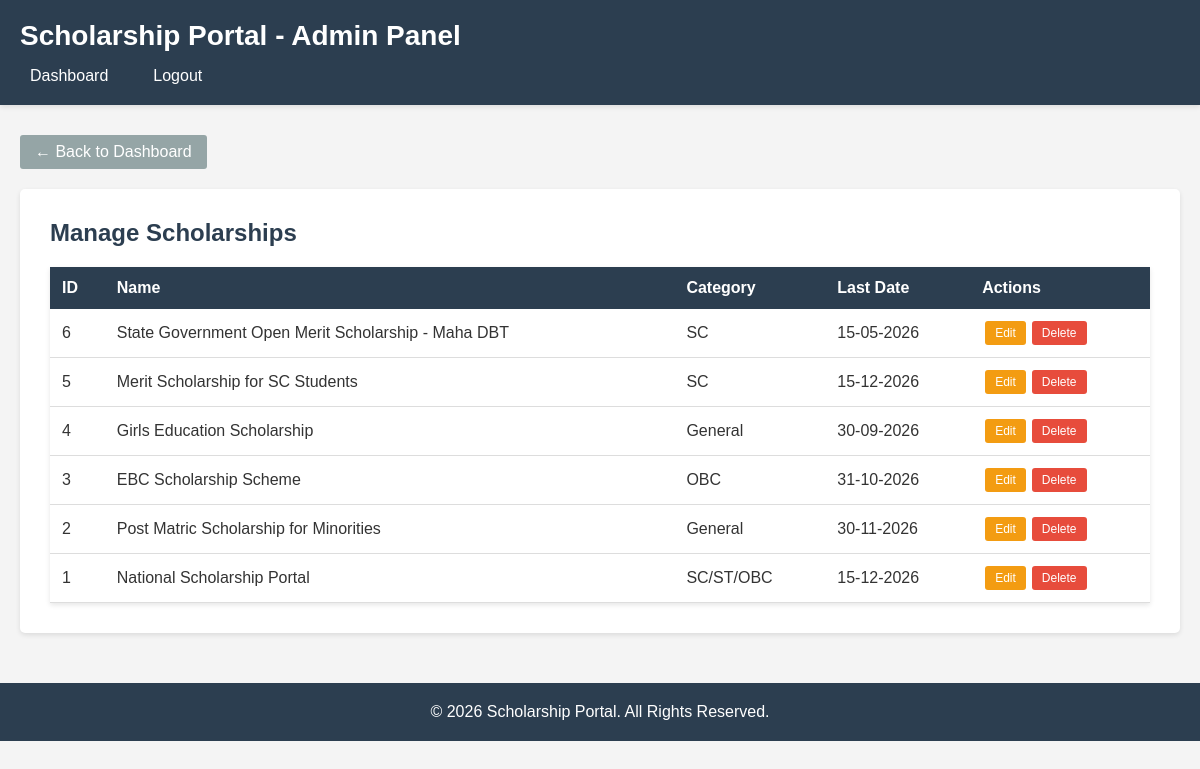
Page /admin/manage_scholarships.php (signed in) on the earlier database version.
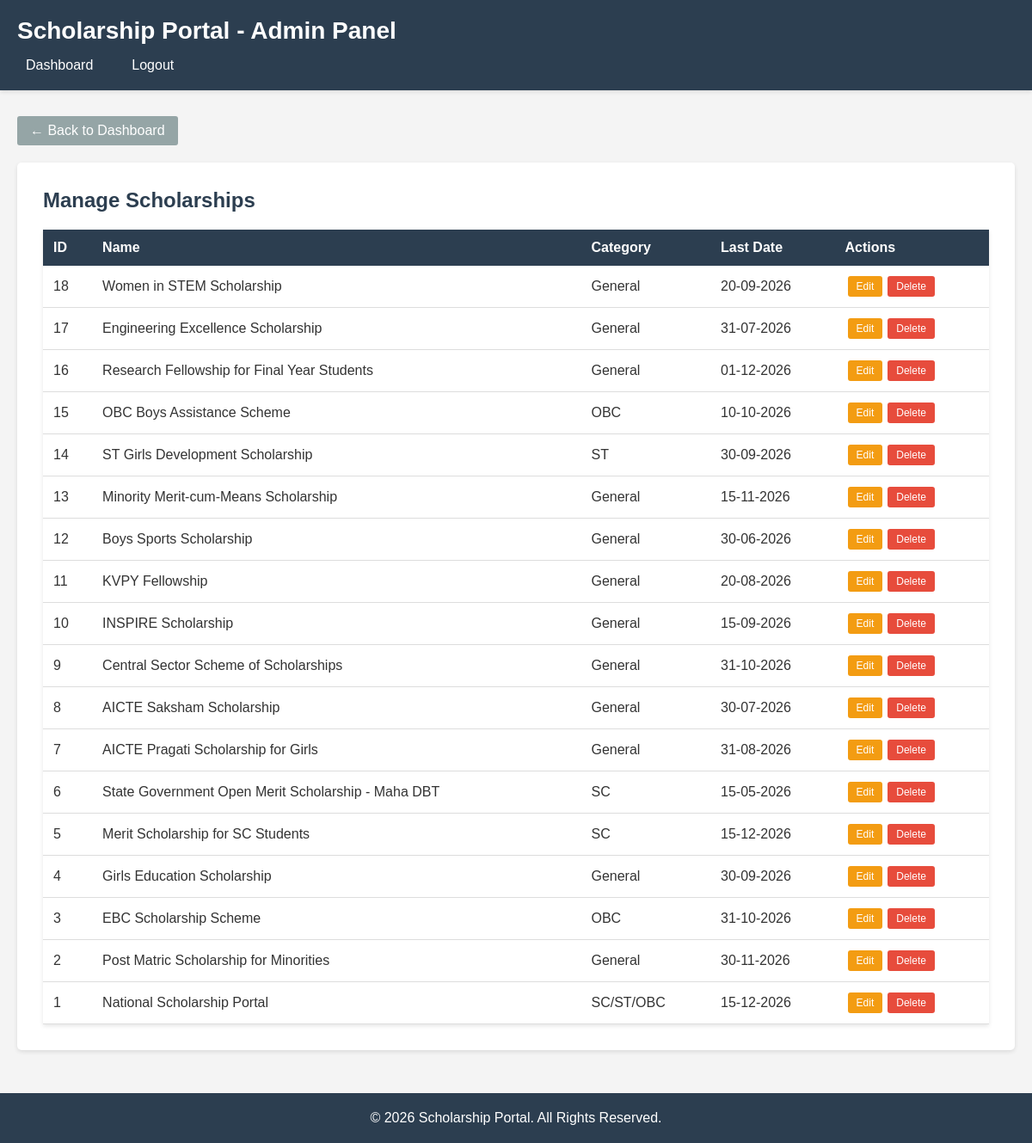
Same page on the later database version.
### tables this page shows
CREATE TABLE scholarships (
    id INT PRIMARY KEY AUTO_INCREMENT,
    name VARCHAR(255) NOT NULL,
    description TEXT NOT NULL,
    eligibility TEXT NOT NULL,
    documents TEXT NOT NULL,
    studying_year VARCHAR(50) NOT NULL,
    gender VARCHAR(20) NOT NULL,
    category VARCHAR(50) NOT NULL,
    caste VARCHAR(50) NOT NULL,
    minority VARCHAR(10) NOT NULL,
    start_date DATE NOT NULL,
    last_date DATE NOT NULL,
    apply_url VARCHAR(500) NOT NULL
);

### admin/manage_scholarships.php (the view, shortened to what this page needs)
<?php
include '../db.php';
$sql = "SELECT * FROM scholarships ORDER BY id DESC";
$result = mysqli_query($conn, $sql);
?>
<!DOCTYPE html>
<html lang="en">
<head>
    <link rel="stylesheet" href="../style.css">
</head>
<body>
  <?php include 'admin_header.php'; ?>
    <div class="container">
        <a href="dashboard.php" class="back-btn">← Back to Dashboard</a>
        <div style="background-color: white; padding: 30px; border-radius: 5px; box-shadow: 0 2px 5px rgba(0,0,0,0.1);">
            <h2 style="color: #2c3e50; margin-bottom: 20px;">Manage Scholarships</h2>
            <table>
                <thead>
                    <tr>
                        <th>ID</th>
                        <th>Name</th>
                        <th>Category</th>
                        <th>Last Date</th>
                        <th>Actions</th>
                    </tr>
                </thead>
                <tbody>
                    <?php
                    if (mysqli_num_rows($result) > 0) {
                        while ($row = mysqli_fetch_assoc($result)) {
                            echo '<tr>';
                            echo '<td>' . $row['id'] . '</td>';
                            echo '<td>' . $row['name'] . '</td>';
                            echo '<td>' . $row['category'] . '</td>';
                            echo '<td>' . date('d-m-Y', strtotime($row['last_date'])) . '</td>';
                            echo '<td>';
                            echo '<a href="edit_scholarship.php?id=' . $row['id'] . '" class="action-btn edit-btn">Edit</a>';
                            echo '<button onclick="confirmDelete(' . $row['id'] . ', \'' . addslashes($row['name']) . '\')" class="action-btn delete-btn">Delete</button>';
                            echo '</td>';
                            echo '</tr>';
                        }
                    } else {
                        echo '<tr><td colspan="5" style="text-align: center;">No scholarships found</td></tr>';
                    }
                    ?>
                </tbody>
            </table>
        </div>
    </div>
   <?php include '../footer.php'; ?>
</body>
</html>

Differences in the rows shown:
added scholarships: id "18", name "Women in STEM Scholarship", category "General", last_date "20-09-2026"
added scholarships: id "17", name "Engineering Excellence Scholarship", category "General", last_date "31-07-2026"
added scholarships: id "16", name "Research Fellowship for Final Year Students", category "General", last_date "01-12-2026"
added scholarships: id "15", name "OBC Boys Assistance Scheme", category "OBC", last_date "10-10-2026"
added scholarships: id "14", name "ST Girls Development Scholarship", category "ST", last_date "30-09-2026"
added scholarships: id "13", name "Minority Merit-cum-Means Scholarship", category "General", last_date "15-11-2026"
added scholarships: id "12", name "Boys Sports Scholarship", category "General", last_date "30-06-2026"
added scholarships: id "11", name "KVPY Fellowship", category "General", last_date "20-08-2026"
added scholarships: id "10", name "INSPIRE Scholarship", category "General", last_date "15-09-2026"
added scholarships: id "9", name "Central Sector Scheme of Scholarships", category "General", last_date "31-10-2026"
added scholarships: id "8", name "AICTE Saksham Scholarship", category "General", last_date "30-07-2026"
added scholarships: id "7", name "AICTE Pragati Scholarship for Girls", category "General", last_date "31-08-2026"
